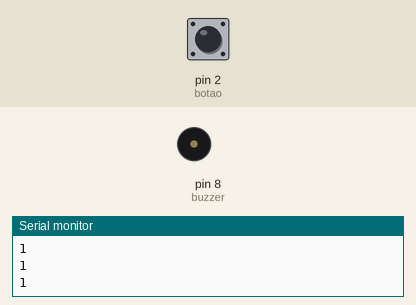
The sketch below on a simulated Arduino Uno, built with avr-gcc and run on an emulated ATmega328P. On the bench: buzzer (waves = sounding), the last lines printed to the serial monitor. The test bench sets the inputs (shaded band); at power-on: pin 2 (botao) HIGH.

Above: at 1.2 s.
1.3 s: pin 2 (botao) pulled LOW for 0.15 s
At 1.4 s:
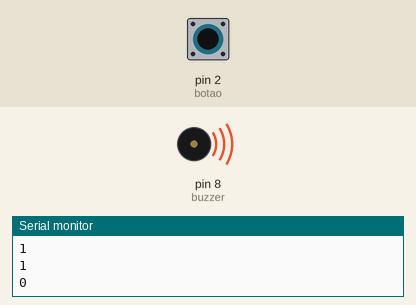
3.0 s: pin 2 (botao) pulled LOW for 3.2 s
At 6.6 s:
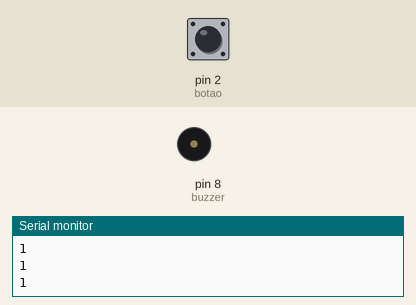
Timing chart, 0 to 8.1 s (numbered marks = the images above; inputs shaded):
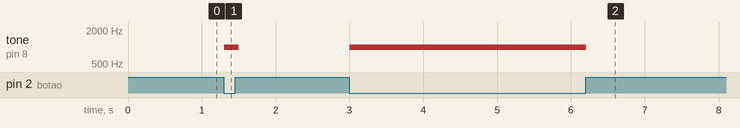

Measured:
- after the input at 1.3 s, tone on pin 8 (buzzer): silent → 1000 Hz at once, → silent 0.20 s later
- after the input at 3.0 s, tone on pin 8 (buzzer): silent → 1000 Hz at once, → silent 3.2 s later

The sketch:

SOM.ino
```cpp
// C++ code
//
int botao = 2;
int buzzer = 8;
void setup()
{
  pinMode(botao, INPUT_PULLUP);
  pinMode(buzzer, OUTPUT);
  Serial.begin(9600);
}

void loop()
{
  int estadoBotao = digitalRead(botao);
  Serial.println(estadoBotao);

  if (estadoBotao == LOW) {
    tone (buzzer, 1000);
  }else {
    noTone (buzzer);
  }

  delay(100);
}
```
